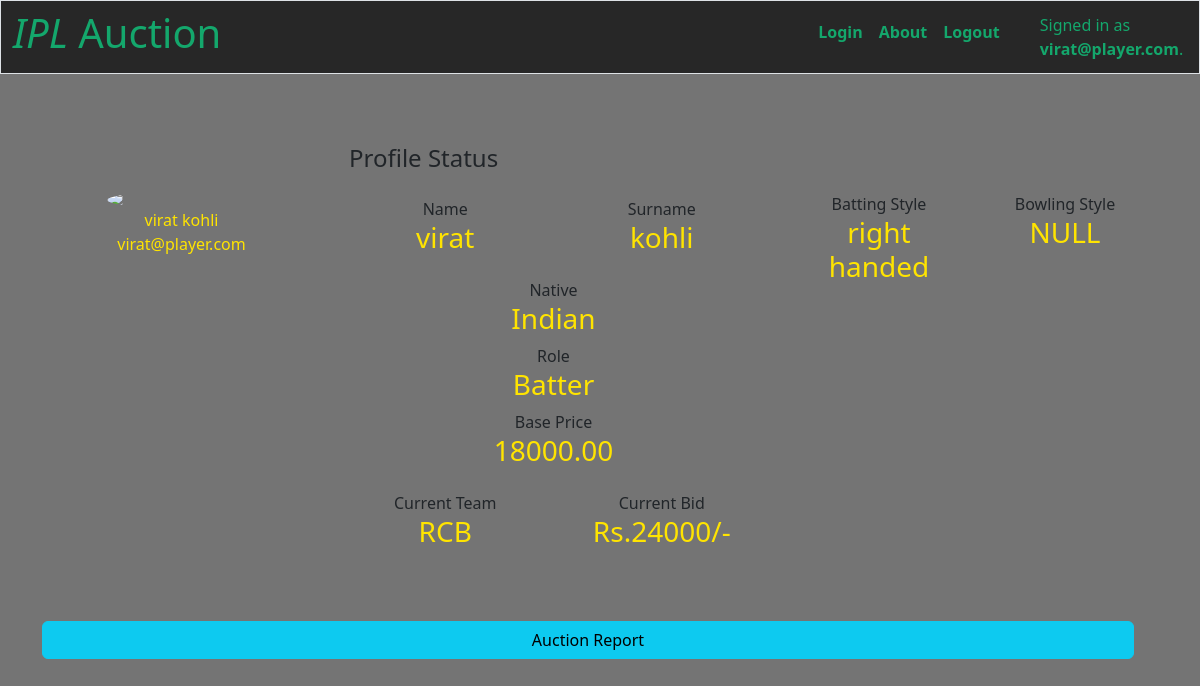
Screenshot of /players/dashboard/ (signed in) with the database file from the repository.
### players/models.py (models this page shows, shortened)
class PlayerProfile(models.Model):
    user = models.OneToOneField(User, on_delete=models.CASCADE)
    '''first_name = models.CharField(max_length=30)
    last_name = models.CharField(max_length=30)
    email = models.EmailField(unique=True)'''
    contact_number = models.CharField(max_length=15)
    native = models.CharField(max_length=10, choices=[('Indian', 'Indian'), ('overseas', 'Overseas')])
    role = models.CharField(max_length=20, choices=[('Batter', 'Batter'), ('Bowler', 'Bowler'), ('all_rounder', 'All rounder')])
    batting_style = models.CharField(max_length=20, choices=[('right handed', 'Right handed'), ('left handed', 'Left handed'), ('NULL', 'None')])
    bowling_style = models.CharField(max_length=20, choices=[('right arm fast', 'Right arm fast'), ('right arm medium', 'Right arm medium'), ('right arm spin', 'Right arm spin'), ('left arm fast', 'Left arm fast'), ('left arm medium', 'Left arm medium'), ('left arm spin', 'Left arm spin'), ('NULL', 'None')])
    dob = models.DateField()
    base_price = models.DecimalField(max_digits=15, decimal_places=2)
    current_team = models.CharField(max_length=20,default=None,null=True)
    current_bid = models.DecimalField(max_digits=15,decimal_places=0,default=None,null=True)

### players/views.py (the view)
# urls.py: path('dashboard/',views.dashboard,name='franchise_dashboard'),
@login_required
def dashboard(request):
    player = request.user
    player_data = PlayerProfile.objects.get(user = player)
    return render(request,'players_dashboard.html',{'player_data':player_data})

### players/templates/players_dashboard.html (shortened to what this page needs)
{% extends 'layout.html' %}
{% block main %}
<div class="container rounded  mt-5 mb-5">
    <div class="row">
        <div class="col-md-3 border-right">
            <div class="d-flex flex-column align-items-center text-center p-3 py-5"><img class="rounded-circle mt-5" width="150px" src="https://c8.alamy.com/comp/2GPKNRJ/cricket-player-icon-2GPKNRJ.jpg"><span id="small" class="font-weight-bold">{{player_data.user.first_name}} {{ player_data.user.last_name }}</span><span id="small" >{{player_data.user.email}}</span></div>
        </div>
        <div class="col-md-5 border-right">
            <div class="p-3 py-5">
                <div class="d-flex justify-content-between align-items-center mb-3">
                    <h4 class="text-right">Profile Status</h4>
                </div>
                <div class="row mt-2">
                    <div class="col-md-6"><label class="labels">Name</label><h3 id="small">{{ player_data.user.first_name }}</h3></div>
                    <div class="col-md-6"><label class="labels">Surname</label><h3 id="small">{{ player_data.user.last_name }}</h3></div>
                </div>
                <div class="row mt-3">
                    <div class="col-md-12"><label class="labels">Native</label><h3 id="small">{{ player_data.native }}</h3></div>
                    <div class="col-md-12"><label class="labels">Role</label><h3 id="small">{{ player_data.role }}</h3></div>
                    <div class="col-md-12"><label class="labels">Base Price</label><h3 id="small">{{ player_data.base_price }}</h3></div>
                </div>
                <div class="row mt-3">
                    <div class="col-md-6"><label class="labels">Current Team</label><h3 id="small">{{ player_data.current_team }}</h3></div>
                    <div class="col-md-6"><label class="labels">Current Bid</label><h3 id="small">Rs.{{ player_data.current_bid }}/-</h3></div>
                </div>
            </div>
        </div>
        <div class="col-md-4">
            <div class="row mt-2">
                <p><br><br><br></p>
                <div class="col-md-6"><label class="labels">Batting Style</label><h3 id="small">{{ player_data.batting_style }}</h3></div><br>
                    <div class="col-md-6"><label class="labels">Bowling Style</label><h3 id="small">{{ player_data.bowling_style }}</h3></div>
            </div>
        </div>
        <div class="row mt-3">
            <a href="{% url 'franchise:report' %}" class="btn btn-info">Auction Report</a>
        </div>
    </div>
</div>
</div>
{% endblock %}

### CrickAuction/templates/layout.html (shortened to what this page needs)
<!DOCTYPE html>
<html lang="en">
    <head >
        <link href="https://cdn.jsdelivr.net/npm/bootstrap@5.3.2/dist/css/bootstrap.min.css" rel="stylesheet">
        <link href="/static/styles.css" rel="stylesheet">
    </head>
    <body>
        <div>
            <nav class="navbar-custom border navbar navbar-expand-md fixed-top">
                <div class="container-fluid" >
                    <h1 id="head"><i>IPL</i> Auction</h1>
                </div>
                <div class="collapse navbar-collapse" id="navbar-nav">
                    <ul id="head" class="navbar-nav ml-auto">
                      <li class="nav-item">
                        <a class="nav-link  h6"  href="{% url 'index' %}">Login</a>
                      </li>
                      <li class="nav-item">
                        <a class="nav-link  h6"  href="#about">About</a>
                      </li>
                      <li  class="nav-item ">
                        <a class="nav-link  h6"  href="{% url 'logout' %}">Logout</a>
                      </li>
                      <li class="nav-item">
                        <a class="nav-link  h6" href="#team"></a>
                      </li>
                      <li class="nav-item">
                        <a class="nav-link text-white h6" href="#contact"></a>
                      </li>
                    </ul>
                  </div>
                  <div id="head">
                    {% if user.is_authenticated %}
                        Signed in as <strong>{{ user.username }}</strong>.
                    {% else %}
                        Not signed in.
                    {% endif %}
                </div>
            </nav>
            <main class="container py-5 text-center">
                {% block main %}{% endblock %}
    </body>
</html>

### CrickAuction/templates/layout.html (style rules this page uses)
#head { color: #14a76c; }
.navbar-custom { background-color: #272727; }
.navbar-nav .nav-link { color: #14a76c; font-weight: bold; }
body { background-color: #747474; }

### players/templates/players_dashboard.html (style rules this page uses)
body { background:#747474; text-decoration-color:#ff652f ; }
#small { color: #ffe400; }

### rows the page displays
PlayerProfile: user.first_name "virat", user.last_name "kohli", user.email "virat@player.com", native "Indian", role "Batter", base_price "18000.00", current_team "RCB", current_bid "24000", batting_style "right handed", bowling_style "NULL"

### other values shown
{{ user.username }} "virat@player.com"
